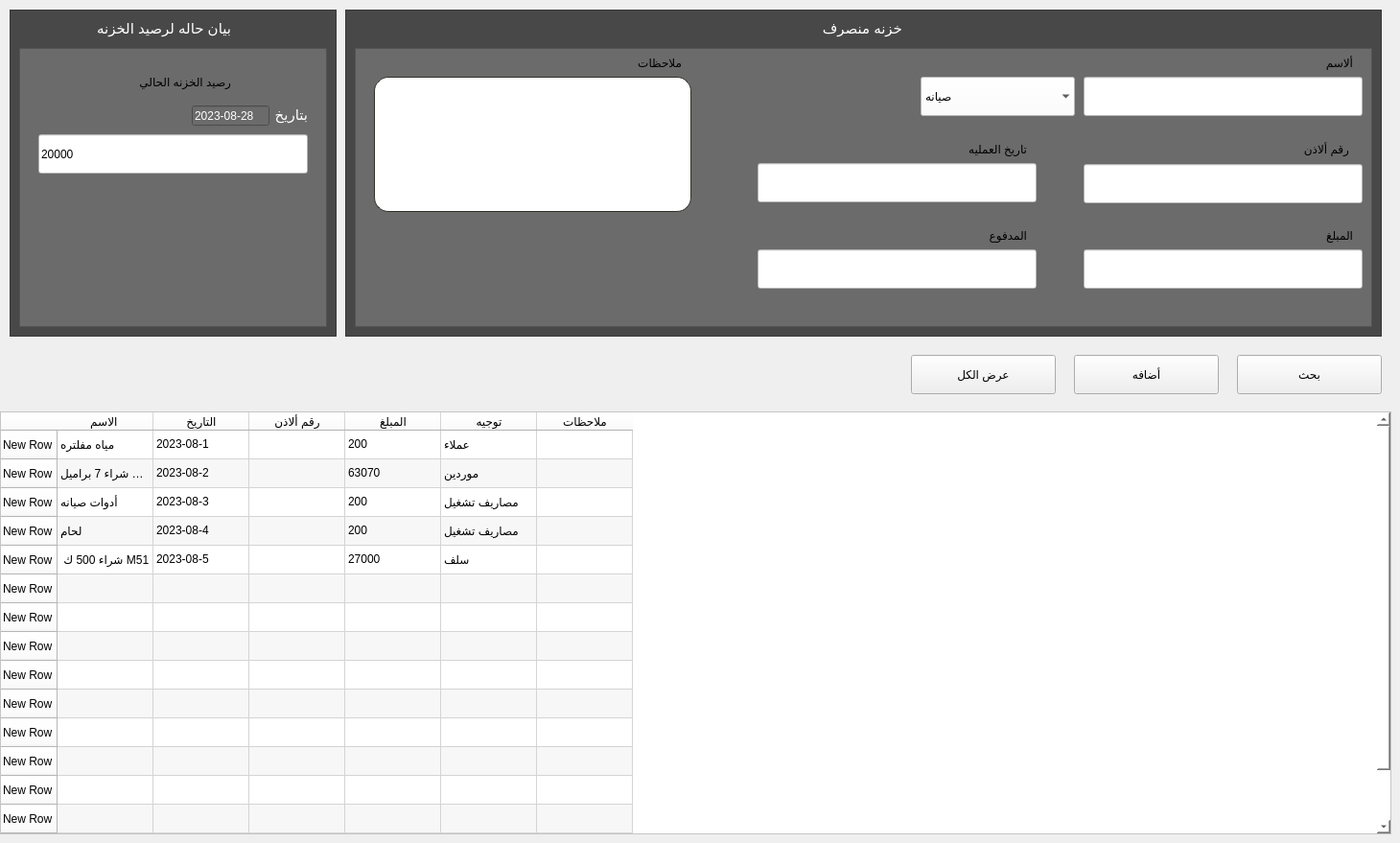
     <widget class="QWidget" name="tab_10">
      <attribute name="title">
       <string>منصرف</string>
      </attribute>
      <widget class="QGraphicsView" name="graphicsView_47">
       <property name="geometry">
        <rect>
         <x>360</x>
         <y>10</y>
         <width>1081</width>
         <height>341</height>
        </rect>
       </property>
       <property name="styleSheet">
        <string notr="true">background-color: rgb(72, 72, 72);
</string>
       </property>
      </widget>
      <widget class="QTableWidget" name="tableWidget_4">
       <property name="geometry">
        <rect>
         <x>0</x>
         <y>429</y>
         <width>1451</width>
         <height>441</height>
        </rect>
       </property>
       <property name="styleSheet">
        <string notr="true">background-color: rgb(255, 255, 255);</string>
       </property>
       <property name="alternatingRowColors">
        <bool>true</bool>
       </property>
       <property name="horizontalScrollMode">
        <enum>QAbstractItemView::ScrollPerPixel</enum>
       </property>
       <property name="showGrid">
        <bool>true</bool>
       </property>
       <property name="gridStyle">
        <enum>Qt::CustomDashLine</enum>
       </property>
       <property name="sortingEnabled">
        <bool>true</bool>
       </property>
       <property name="wordWrap">
        <bool>true</bool>
       </property>
       <row>
        <property name="text">
         <string>New Row</string>
        </property>
       </row>
       <row>
        <property name="text">
         <string>New Row</string>
        </property>
       </row>
       <row>
        <property name="text">
         <string>New Row</string>
        </property>
       </row>
       <row>
        <property name="text">
         <string>New Row</string>
        </property>
       </row>
       <row>
        <property name="text">
         <string>New Row</string>
        </property>
       </row>
       <row>
        <property name="text">
         <string>New Row</string>
        </property>
       </row>
       <row>
        <property name="text">
         <string>New Row</string>
        </property>
       </row>
       <row>
        <property name="text">
         <string>New Row</string>
        </property>
       </row>
       <row>
        <property name="text">
         <string>New Row</string>
        </property>
       </row>
       <row>
        <property name="text">
         <string>New Row</string>
        </property>
       </row>
       <row>
        <property name="text">
         <string>New Row</string>
        </property>
       </row>
       <row>
        <property name="text">
         <string>New Row</string>
        </property>
       </row>
       <row>
        <property name="text">
         <string>New Row</string>
        </property>
       </row>
       <row>
        <property name="text">
         <string>New Row</string>
        </property>
       </row>
       <row>
        <property name="text">
         <string>New Row</string>
        </property>
       </row>
       <row>
        <property name="text">
         <string>New Row</string>
        </property>
       </row>
       <column>
        <property name="text">
         <string>الاسم </string>
        </property>
       </column>
       <column>
        <property name="text">
         <string>التاريخ</string>
        </property>
       </column>
       <column>
        <property name="text">
         <string>رقم ألاذن</string>
        </property>
       </column>
       <column>
        <property name="text">
         <string>المبلغ</string>
        </property>
       </column>
       <column>
        <property name="text">
         <string>توجيه</string>
        </property>
       </column>
       <column>
        <property name="text">
         <string>ملاحظات</string>
        </property>
       </column>
       <item row="0" column="0">
        <property name="text">
         <string>مياه مفلتره</string>
        </property>
       </item>
       <item row="0" column="1">
        <property name="text">
         <string>2023-08-1</string>
        </property>
       </item>
       <item row="0" column="2">
        <property name="text">
         <string/>
        </property>
       </item>
       <item row="0" column="3">
        <property name="text">
         <string>200</string>
        </property>
       </item>
       <item row="0" column="4">
        <property name="text">
         <string>عملاء</string>
        </property>
       </item>
       <item row="1" column="0">
        <property name="text">
         <string>شراء 7 براميل زيت</string>
        </property>
       </item>
       <item row="1" column="1">
        <property name="text">
         <string>2023-08-2</string>
        </property>
       </item>
       <item row="1" column="2">
        <property name="text">
         <string/>
        </property>
       </item>
       <item row="1" column="3">
        <property name="text">
         <string>63070</string>
        </property>
       </item>
       <item row="1" column="4">
        <property name="text">
         <string>موردين</string>
        </property>
       </item>
       <item row="2" column="0">
        <property name="text">
         <string>أدوات صيانه</string>
        </property>
       </item>
       <item row="2" column="1">
        <property name="text">
         <string>2023-08-3</string>
        </property>
       </item>
       <item row="2" column="2">
        <property name="text">
         <string/>
        </property>
       </item>
       <item row="2" column="3">
        <property name="text">
         <string>200</string>
        </property>
       </item>
       <item row="2" column="4">
        <property name="text">
         <string>مصاريف تشغيل</string>
        </property>
       </item>
       <item row="3" column="0">
        <property name="text">
         <string>لحام</string>
        </property>
       </item>
       <item row="3" column="1">
        <property name="text">
         <string>2023-08-4</string>
        </property>
       </item>
       <item row="3" column="2">
        <property name="text">
         <string/>
        </property>
       </item>
       <item row="3" column="3">
        <property name="text">
         <string>200</string>
        </property>
       </item>
       <item row="3" column="4">
        <property name="text">
         <string>مصاريف تشغيل</string>
        </property>
       </item>
       <item row="4" column="0">
        <property name="text">
         <string> شراء 500 ك M51</string>
        </property>
       </item>
       <item row="4" column="1">
        <property name="text">
         <string>2023-08-5</string>
        </property>
       </item>
       <item row="4" column="2">
        <property name="text">
         <string/>
        </property>
       </item>
       <item row="4" column="3">
        <property name="text">
         <string>27000</string>
        </property>
       </item>
       <item row="4" column="4">
        <property name="text">
         <string>سلف</string>
        </property>
       </item>
      </widget>
      <widget class="QGraphicsView" name="graphicsView_48">
       <property name="geometry">
        <rect>
         <x>370</x>
         <y>50</y>
         <width>1061</width>
         <height>291</height>
        </rect>
       </property>
       <property name="styleSheet">
        <string notr="true">background-color: rgb(136, 136, 136);
background-color: rgb(107, 107, 107);</string>
       </property>
      </widget>
      <widget class="QLabel" name="label_89">
       <property name="geometry">
        <rect>
         <x>800</x>
         <y>20</y>
         <width>141</width>
         <height>20</height>
        </rect>
       </property>
       <property name="styleSheet">
        <string notr="true">background-color: transparent;
color: rgb(255, 255, 255);
font-size:15px;</string>
       </property>
       <property name="text">
        <string>خزنه منصرف</string>
       </property>
      </widget>
      <widget class="QLineEdit" name="subscription_tab_men_code_LINE_4">
       <property name="geometry">
        <rect>
         <x>1130</x>
         <y>171</y>
         <width>291</width>
         <height>41</height>
        </rect>
       </property>
       <property name="styleSheet">
        <string notr="true">background-color: rgb(255, 255, 255);</string>
       </property>
       <property name="text">
        <string/>
       </property>
      </widget>
      <widget class="QLineEdit" name="subscription_men_paid_LINE_7">
       <property name="geometry">
        <rect>
         <x>1130</x>
         <y>260</y>
         <width>291</width>
         <height>41</height>
        </rect>
       </property>
       <property name="styleSheet">
        <string notr="true">	background-color: rgb(255, 255, 255);
</string>
       </property>
       <property name="text">
        <string/>
       </property>
      </widget>
      <widget class="QLabel" name="label_48">
       <property name="geometry">
        <rect>
         <x>1320</x>
         <y>230</y>
         <width>91</width>
         <height>31</height>
        </rect>
       </property>
       <property name="styleSheet">
        <string notr="true">background-color: transparent;
</string>
       </property>
       <property name="text">
        <string>المبلغ</string>
       </property>
      </widget>
      <widget class="QComboBox" name="comboBox">
       <property name="geometry">
        <rect>
         <x>960</x>
         <y>80</y>
         <width>161</width>
         <height>41</height>
        </rect>
       </property>
       <property name="styleSheet">
        <string notr="true">background-color: rgb(255, 255, 255);
color: rgb(0, 0, 0);</string>
       </property>
       <property name="editable">
        <bool>false</bool>
       </property>
       <property name="sizeAdjustPolicy">
        <enum>QComboBox::AdjustToMinimumContentsLengthWithIcon</enum>
       </property>
       <property name="frame">
        <bool>false</bool>
       </property>
       <item>
        <property name="text">
         <string>صيانه</string>
        </property>
       </item>
       <item>
        <property name="text">
         <string>مرتبات</string>
        </property>
       </item>
       <item>
        <property name="text">
         <string>سلف</string>
        </property>
       </item>
      </widget>
      <widget class="QLabel" name="label_92">
       <property name="geometry">
        <rect>
         <x>1346</x>
         <y>140</y>
         <width>61</width>
         <height>31</height>
        </rect>
       </property>
       <property name="styleSheet">
        <string notr="true">background-color: transparent;
</string>
       </property>
       <property name="text">
        <string>رقم ألاذن</string>
       </property>
      </widget>
      <widget class="QLabel" name="label_91">
       <property name="geometry">
        <rect>
         <x>980</x>
         <y>140</y>
         <width>91</width>
         <height>31</height>
        </rect>
       </property>
       <property name="styleSheet">
        <string notr="true">background-color: transparent;
</string>
       </property>
       <property name="text">
        <string>تاريخ العمليه</string>
       </property>
      </widget>
      <widget class="QLabel" name="label_96">
       <property name="geometry">
        <rect>
         <x>1360</x>
         <y>50</y>
         <width>51</width>
         <height>31</height>
        </rect>
       </property>
       <property name="styleSheet">
        <string notr="true">background-color: transparent;
</string>
       </property>
       <property name="text">
        <string>ألاسم</string>
       </property>
      </widget>
      <widget class="QLineEdit" name="subscription_men_startdate_LINE_15">
       <property name="geometry">
        <rect>
         <x>790</x>
         <y>260</y>
         <width>291</width>
         <height>41</height>
        </rect>
       </property>
       <property name="styleSheet">
        <string notr="true">	background-color: rgb(255, 255, 255);
</string>
       </property>
       <property name="text">
        <string/>
       </property>
      </widget>
      <widget class="QLineEdit" name="subscription_men_startdate_LINE_16">
       <property name="geometry">
        <rect>
         <x>790</x>
         <y>170</y>
         <width>291</width>
         <height>41</height>
        </rect>
       </property>
       <property name="styleSheet">
        <string notr="true">	background-color: rgb(255, 255, 255);
</string>
       </property>
       <property name="text">
        <string/>
       </property>
      </widget>
      <widget class="QLabel" name="label_94">
       <property name="geometry">
        <rect>
         <x>980</x>
         <y>230</y>
         <width>91</width>
         <height>31</height>
        </rect>
       </property>
       <property name="styleSheet">
        <string notr="true">background-color: transparent;
</string>
       </property>
       <property name="text">
        <string>المدفوع</string>
       </property>
      </widget>
      <widget class="QLabel" name="label_98">
       <property name="geometry">
        <rect>
         <x>620</x>
         <y>50</y>
         <width>91</width>
         <height>31</height>
        </rect>
       </property>
       <property name="styleSheet">
        <string notr="true">background-color: transparent;
</string>
       </property>
       <property name="text">
        <string>ملاحظات</string>
       </property>
      </widget>
      <widget class="QGraphicsView" name="graphicsView_50">
       <property name="geometry">
        <rect>
         <x>10</x>
         <y>10</y>
         <width>341</width>
         <height>341</height>
        </rect>
       </property>
       <property name="styleSheet">
        <string notr="true">background-color: rgb(72, 72, 72);
</string>
       </property>
      </widget>
      <widget class="QGraphicsView" name="graphicsView_49">
       <property name="geometry">
        <rect>
         <x>20</x>
         <y>50</y>
         <width>321</width>
         <height>291</height>
        </rect>
       </property>
       <property name="styleSheet">
        <string notr="true">background-color: rgb(136, 136, 136);
background-color: rgb(107, 107, 107);</string>
       </property>
      </widget>
      <widget class="QLabel" name="label_99">
       <property name="geometry">
        <rect>
         <x>110</x>
         <y>70</y>
         <width>131</width>
         <height>31</height>
        </rect>
       </property>
       <property name="styleSheet">
        <string notr="true">background-color: transparent;
</string>
       </property>
       <property name="text">
        <string>رصيد الخزنه الحالي</string>
       </property>
      </widget>
      <widget class="QLineEdit" name="subscription_men_startdate_LINE_18">
       <property name="geometry">
        <rect>
         <x>40</x>
         <y>140</y>
         <width>281</width>
         <height>41</height>
        </rect>
       </property>
       <property name="styleSheet">
        <string notr="true">	background-color: rgb(255, 255, 255);
</string>
       </property>
       <property name="text">
        <string>20000</string>
       </property>
       <property name="readOnly">
        <bool>true</bool>
       </property>
      </widget>
      <widget class="QLineEdit" name="subscription_tab_men_code_LINE_5">
       <property name="geometry">
        <rect>
         <x>1130</x>
         <y>80</y>
         <width>291</width>
         <height>41</height>
        </rect>
       </property>
       <property name="styleSheet">
        <string notr="true">background-color: rgb(255, 255, 255);</string>
       </property>
       <property name="text">
        <string/>
       </property>
      </widget>
      <widget class="QPushButton" name="subscription_men_sahowall_btn_9">
       <property name="geometry">
        <rect>
         <x>950</x>
         <y>370</y>
         <width>151</width>
         <height>41</height>
        </rect>
       </property>
       <property name="styleSheet">
        <string notr="true">.QPushButton:hover {
	background:linear-gradient(to bottom, #ccc2a6 5%, #eae0c2 100%);
	
	color: rgb(0, 0, 0);
		
	background-color: rgb(255, 255, 255);
	border-color: rgb(38, 38, 38);

}
.QPushButton:active {
	position:relative;
	top:1px;
}</string>
       </property>
       <property name="text">
        <string>عرض الكل</string>
       </property>
      </widget>
      <widget class="QPushButton" name="subscription_men_search_btn_7">
       <property name="geometry">
        <rect>
         <x>1290</x>
         <y>370</y>
         <width>151</width>
         <height>41</height>
        </rect>
       </property>
       <property name="styleSheet">
        <string notr="true">
.QPushButton:hover {
	background:linear-gradient(to bottom, #ccc2a6 5%, #eae0c2 100%);
	
	color: rgb(0, 0, 0);
		
	background-color: rgb(255, 255, 255);
	border-color: rgb(38, 38, 38);

}
.QPushButton:active {
	position:relative;
	top:1px;
}</string>
       </property>
       <property name="text">
        <string>بحث</string>
       </property>
      </widget>
      <widget class="QPushButton" name="subscription_men_add_btn_7">
       <property name="geometry">
        <rect>
         <x>1120</x>
         <y>370</y>
         <width>151</width>
         <height>41</height>
        </rect>
       </property>
       <property name="styleSheet">
        <string notr="true">.QPushButton:hover {
	background:linear-gradient(to bottom, #ccc2a6 5%, #eae0c2 100%);
	
	color: rgb(0, 0, 0);
		
	background-color: rgb(255, 255, 255);
	border-color: rgb(0, 0, 0);

}
.QPushButton:active {
	position:relative;
	top:1px;
}</string>
       </property>
       <property name="text">
        <string>أضافه</string>
       </property>
      </widget>
      <widget class="QTextEdit" name="textEdit_2">
       <property name="geometry">
        <rect>
         <x>390</x>
         <y>80</y>
         <width>331</width>
         <height>141</height>
        </rect>
       </property>
       <property name="styleSheet">
        <string notr="true">font: 12pt &quot;Droid Sans Arabic&quot;;
	border-radius:15px;
	border:1px solid #333029;
	display:inline-block;
	cursor:pointer;	background-color: rgb(255, 255, 255);
</string>
       </property>
       <property name="overwriteMode">
        <bool>true</bool>
       </property>
      </widget>
      <widget class="QLabel" name="label_100">
       <property name="geometry">
        <rect>
         <x>280</x>
         <y>110</y>
         <width>41</width>
         <height>20</height>
        </rect>
       </property>
       <property name="styleSheet">
        <string notr="true">background-color: transparent;
color: rgb(255, 255, 255);
font-size:15px;</string>
       </property>
       <property name="text">
        <string>بتاريخ</string>
       </property>
      </widget>
      <widget class="QLineEdit" name="subscription_men_startdate_LINE_39">
       <property name="geometry">
        <rect>
         <x>200</x>
         <y>110</y>
         <width>81</width>
         <height>21</height>
        </rect>
       </property>
       <property name="styleSheet">
        <string notr="true">background-color: rgb(107, 107, 107);
border-color: rgb(107, 107, 107);
color: rgb(255, 255, 255);</string>
       </property>
       <property name="text">
        <string>2023-08-28</string>
       </property>
      </widget>
      <widget class="QLabel" name="label_101">
       <property name="geometry">
        <rect>
         <x>100</x>
         <y>20</y>
         <width>141</width>
         <height>20</height>
        </rect>
       </property>
       <property name="styleSheet">
        <string notr="true">background-color: transparent;
color: rgb(255, 255, 255);
font-size:15px;</string>
       </property>
       <property name="text">
        <string>بيان حاله لرصيد الخزنه</string>
       </property>
      </widget>
     </widget>
